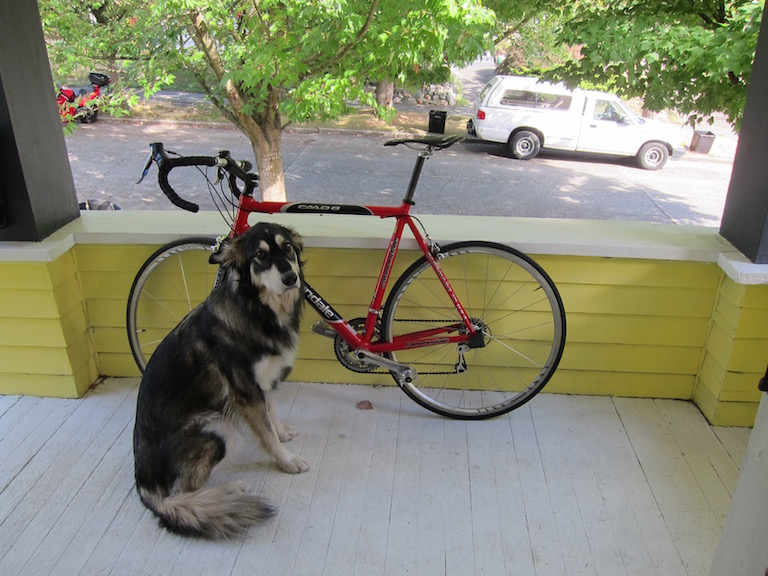
#> input picture data/dog.jpg, 768 x 576 px; its folder holds only this picture in this run
$ python -i findroi.py   (imports and definitions only)   (older library calls are emulated)
#> lines starting #> are read from the running program, lines starting #| are printed output that depends on the picture; after the words box and inside, x2 and y2 are one past the last pixel; in counts of white or black regions, pixels touching at a corner belong together
#-*- coding: UTF-8 -*-

'''
Author: maxiangjun
Time: 2018/11/24 10:00
Environment: Python 3.6.2 |Anaconda 4.3.30 custom (64-bit) Opencv 3.3
'''

import cv2
import numpy as np
import os

def get_image(path):
    #获取图片
    img=cv2.imread(path)
    gray=cv2.cvtColor(img,cv2.COLOR_BGR2GRAY)

    return img, gray

def Gaussian_Blur(gray):
    # 高斯去噪
    blurred = cv2.GaussianBlur(gray, (9, 9),0)

    return blurred

def Sobel_gradient(blurred):
    # 索比尔算子来计算x、y方向梯度
    gradX = cv2.Sobel(blurred, ddepth=cv2.CV_32F, dx=1, dy=0)
    gradY = cv2.Sobel(blurred, ddepth=cv2.CV_32F, dx=0, dy=1)

    gradient = cv2.subtract(gradX, gradY)
    gradient = cv2.convertScaleAbs(gradient)

    return gradX, gradY, gradient

def Thresh_and_blur(gradient):

    blurred = cv2.GaussianBlur(gradient, (9, 9),0)
    (_, thresh) = cv2.threshold(blurred, 90, 255, cv2.THRESH_BINARY)

    return thresh

def image_morphology(thresh):
    # 建立一个椭圆核函数
    kernel = cv2.getStructuringElement(cv2.MORPH_ELLIPSE, (25, 25))
    # 执行图像形态学, 细节直接查文档，很简单
    closed = cv2.morphologyEx(thresh, cv2.MORPH_CLOSE, kernel)
    closed = cv2.erode(closed, None, iterations=4)
    closed = cv2.dilate(closed, None, iterations=4)

    return closed

def findcnts_and_box_point(closed):
    # 这里opencv3返回的是三个参数
    (_, cnts, _) = cv2.findContours(closed.copy(),
        cv2.RETR_LIST,
        cv2.CHAIN_APPROX_SIMPLE)
    c = sorted(cnts, key=cv2.contourArea, reverse=True)[0]
    # compute the rotated bounding box of the largest contour
    rect = cv2.minAreaRect(c)
    box = np.int0(cv2.boxPoints(rect))

    return box

def drawcnts_and_cut(original_img, box):
    # 因为这个函数有极强的破坏性，所有需要在img.copy()上画
    # draw a bounding box arounded the detected barcode and display the image
    draw_img = cv2.drawContours(original_img.copy(), [box], -1, (0, 0, 255), 3)

    Xs = [i[0] for i in box]
    Ys = [i[1] for i in box]
    x1 = min(Xs)
    x2 = max(Xs)
    y1 = min(Ys)
    y2 = max(Ys)
    hight = y2 - y1
    width = x2 - x1
    crop_img = original_img[y1:y1+hight, x1:x1+width]

    return draw_img, crop_img

def walk(img_path):
    original_img, gray = get_image(img_path)
#> in get_image, img is the input picture: shape (576, 768, 3); mean B, G, R 114.1, 135.7, 134.4
#> in get_image, `gray=cv2.cvtColor(img,cv2.COLOR_BGR2GRAY)`:
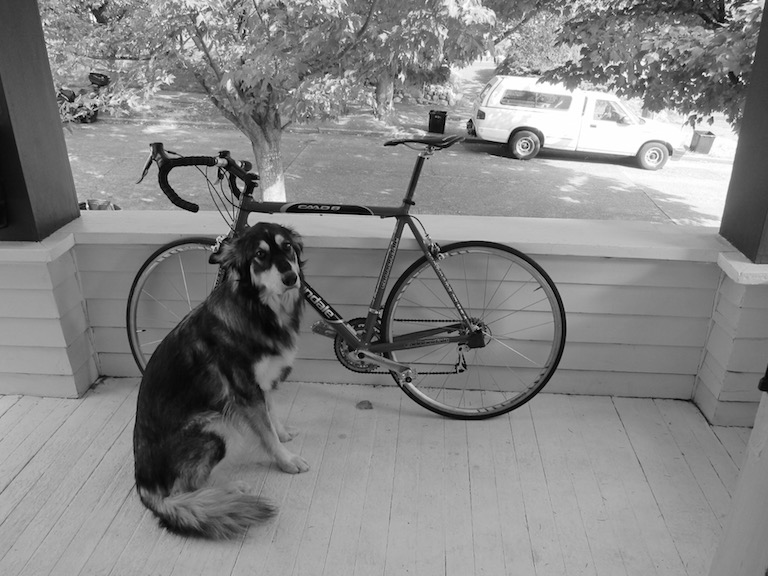
#> gray: shape (576, 768); min 0, max 255, mean 132.8
    blurred = Gaussian_Blur(gray)
    gradX, gradY, gradient = Sobel_gradient(blurred)
#> in Sobel_gradient, `gradX = cv2.Sobel(blurred, ddepth=cv2.CV_32F, dx=1, dy=0)`:
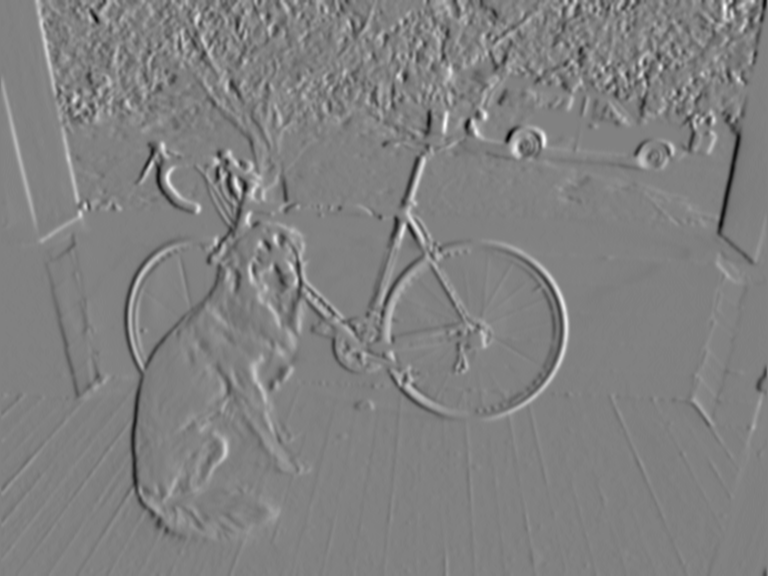
#> gradX: shape (576, 768) float32; min -284, max 277, mean -0.2; drawn with min black and max white
#> in Sobel_gradient, `gradY = cv2.Sobel(blurred, ddepth=cv2.CV_32F, dx=0, dy=1)`:
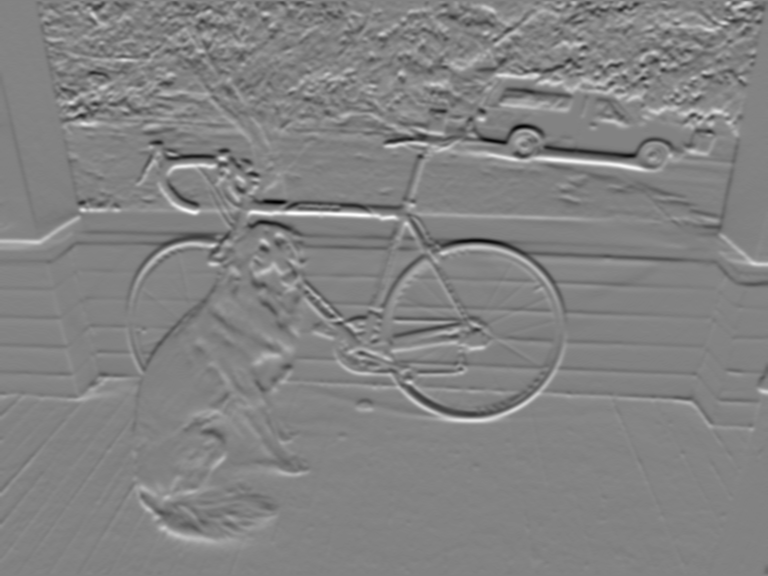
#> gradY: shape (576, 768) float32; min -310, max 295, mean 0.4; drawn with min black and max white
    thresh = Thresh_and_blur(gradient)
#> in Thresh_and_blur, `blurred = cv2.GaussianBlur(gradient, (9, 9),0)`:
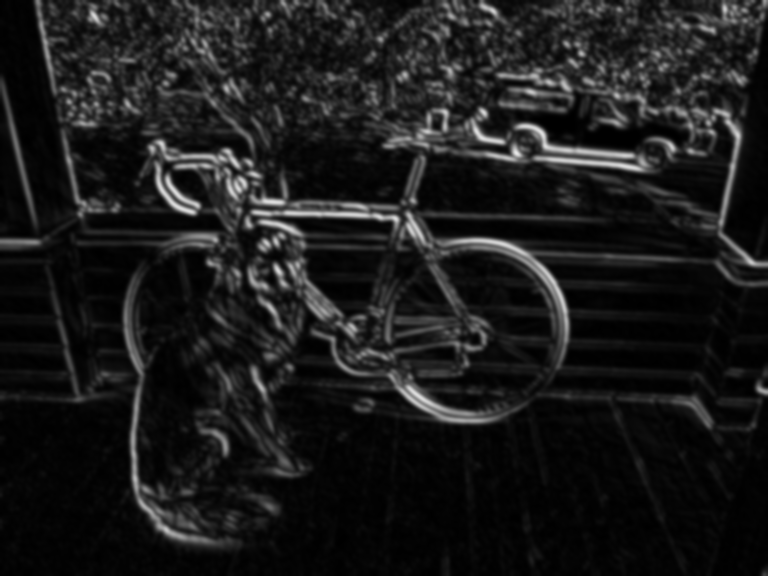
#> blurred: shape (576, 768); min 0, max 231, mean 26.7
#> in Thresh_and_blur, `(_, thresh) = cv2.threshold(blurred, 90, 255, cv2.THRESH_BINARY)`:
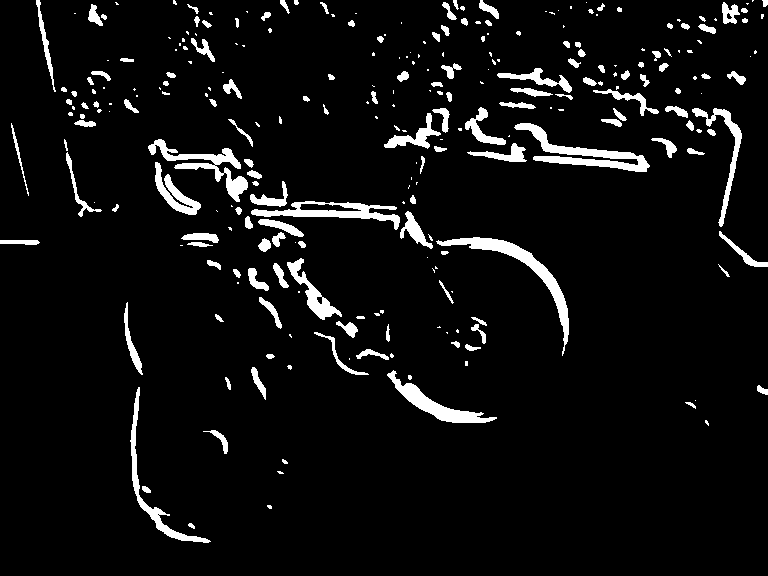
#> thresh: shape (576, 768); 6% white; 274 white regions (128 under 20 px), largest, box (x1, y1, x2, y2) and area: (514, 123, 650, 172) 1877, (436, 237, 569, 356) 1837, (148, 139, 248, 202) 1519
    closed = image_morphology(thresh)
#> in image_morphology, `closed = cv2.morphologyEx(thresh, cv2.MORPH_CLOSE, kernel)`: closed: shape (576, 768); 13.3% white; 48 white regions (16 under 20 px), largest, box (x1, y1, x2, y2) and area: (148, 0, 768, 423) 46619, (36, 0, 139, 127) 2673, (159, 0, 216, 95) 1727
#> in image_morphology, `closed = cv2.erode(closed, None, iterations=4)`: closed: shape (576, 768); 5.9% white; 29 white regions (7 under 20 px), largest, box (x1, y1, x2, y2) and area: (155, 131, 447, 371) 9943, (466, 46, 667, 168) 6568, (394, 35, 453, 157) 2080
#> in image_morphology, `closed = cv2.dilate(closed, None, iterations=4)`:
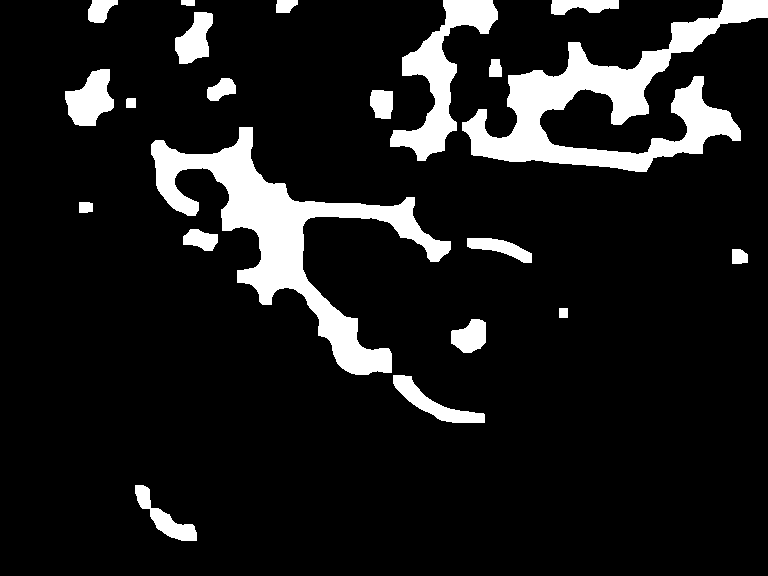
#> closed: shape (576, 768); 11.2% white; 21 white regions
    box = findcnts_and_box_point(closed)
#> in findcnts_and_box_point, `(_, cnts, _) = cv2.findContours(closed.copy(), cv2.RETR_LIST, cv2.CHAI..`: cnts = 21 contours; largest, box (x1, y1, x2, y2) and area: (151, 127, 451, 375) 15984, (462, 0, 768, 172) 15736, (390, 0, 498, 161) 5206, (65, 69, 114, 126) 1703, (393, 375, 485, 423) 1295
#> in findcnts_and_box_point, `c = sorted(cnts, key=cv2.contourArea, reverse=True)[0]`: c = contour of 467 points, box (x1, y1, x2, y2) (151, 127, 451, 375), area 15984
#> in findcnts_and_box_point, `rect = cv2.minAreaRect(c)`: rect = ((281.3, 236.5), (185.9, 315), -64.37)
#> in findcnts_and_box_point, `box = np.int0(cv2.boxPoints(rect))`: box = [[383, 388], [99, 252], [179, 84], [463, 220]]
#> box = [[383, 388], [99, 252], [179, 84], [463, 220]]
    draw_img, crop_img = drawcnts_and_cut(original_img,box)
#> in drawcnts_and_cut, `Xs = [i[0] for i in box]`: Xs = [383, 99, 179, 463]
#> in drawcnts_and_cut, `Ys = [i[1] for i in box]`: Ys = [388, 252, 84, 220]
#> in drawcnts_and_cut, `x1 = min(Xs)`: x1 = 99
#> in drawcnts_and_cut, `x2 = max(Xs)`: x2 = 463
#> in drawcnts_and_cut, `y1 = min(Ys)`: y1 = 84
#> in drawcnts_and_cut, `y2 = max(Ys)`: y2 = 388
#> in drawcnts_and_cut, `hight = y2 - y1`: hight = 304
#> in drawcnts_and_cut, `width = x2 - x1`: width = 364
#> in drawcnts_and_cut, `crop_img = original_img[y1:y1+hight, x1:x1+width]`:
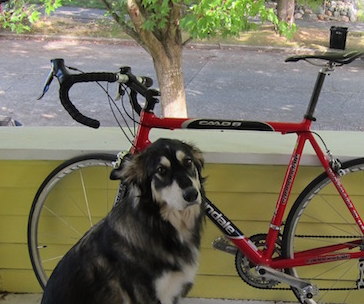
#> crop_img: shape (304, 364, 3); mean B, G, R 93, 112.2, 118
    return crop_img

# [10 lines not run here, left out]

>>> result = walk('../data/dog.jpg')

$ run again, on data/eagle.jpg
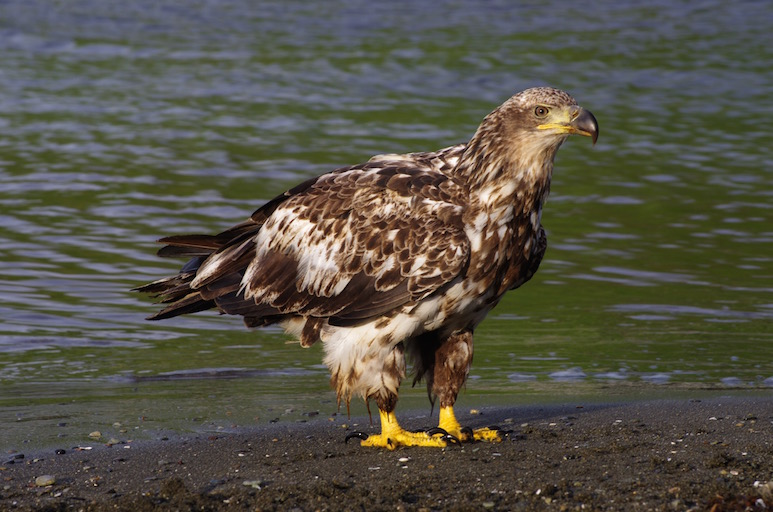
#> input picture data/eagle.jpg, 773 x 512 px
#> in get_image, img is the input picture: shape (512, 773, 3); mean B, G, R 70.8, 82, 85.2
#> in Thresh_and_blur, `(_, thresh) = cv2.threshold(blurred, 90, 255, cv2.THRESH_BINARY)`:
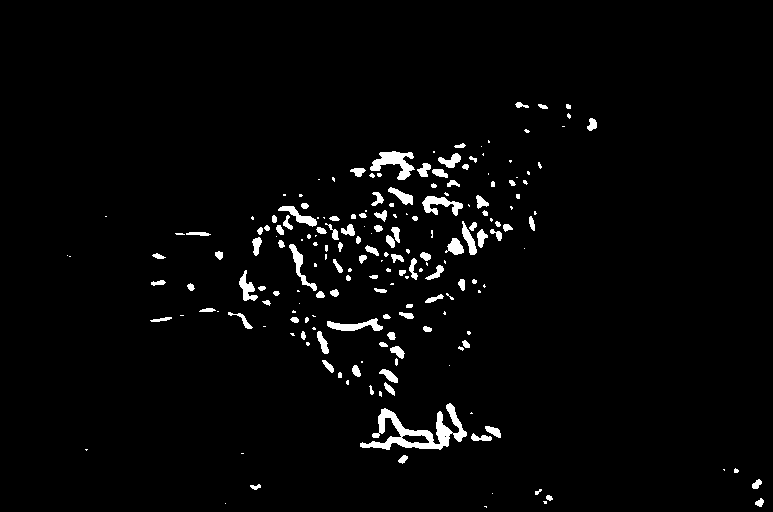
#> thresh: shape (512, 773); 2.8% white; 196 white regions (88 under 20 px), largest, box (x1, y1, x2, y2) and area: (360, 403, 467, 450) 1717, (370, 151, 415, 180) 615, (422, 196, 463, 216) 389
#> cnts = 6 contours; box (x1, y1, x2, y2) and area: (253, 145, 535, 460) 29409, (398, 211, 463, 254) 1625, (240, 278, 280, 304) 622, (502, 169, 528, 188) 363, (757, 502, 773, 512) 129, (587, 120, 596, 129) 64
#> c = contour of 677 points, box (x1, y1, x2, y2) (253, 145, 535, 460), area 29409
#> rect = ((425.2, 300.7), (271.1, 308.3), -24.15)
#> in findcnts_and_box_point, `box = np.int0(cv2.boxPoints(rect))`: box = [[364, 496], [238, 215], [485, 104], [611, 385]]
#> Xs = [364, 238, 485, 611]
#> Ys = [496, 215, 104, 385]
#> x1 = 238
#> x2 = 611
#> y1 = 104
#> y2 = 496
#> hight = 392
#> width = 373
#> in drawcnts_and_cut, `crop_img = original_img[y1:y1+hight, x1:x1+width]`:
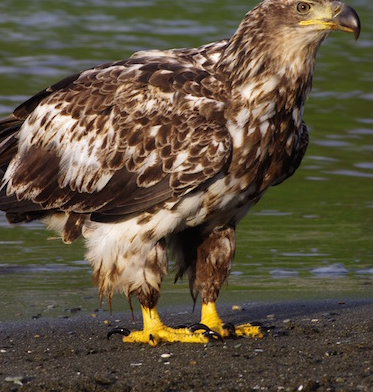
#> crop_img: shape (392, 373, 3); mean B, G, R 64.3, 83.3, 95.1

$ run again, on data/giraffe.jpg
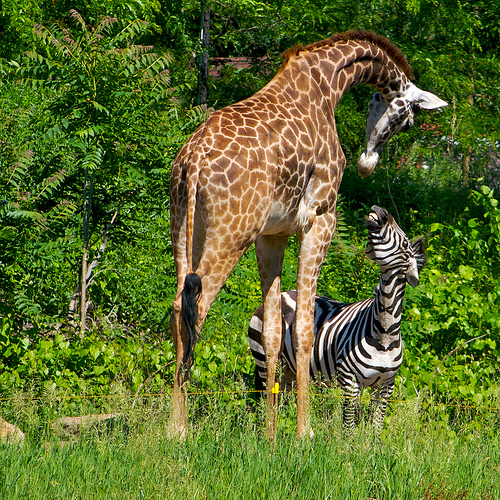
#> input picture data/giraffe.jpg, 500 x 500 px
#> in get_image, img is the input picture: shape (500, 500, 3); mean B, G, R 42.3, 107.9, 91.8
#> in Thresh_and_blur, `(_, thresh) = cv2.threshold(blurred, 90, 255, cv2.THRESH_BINARY)`:
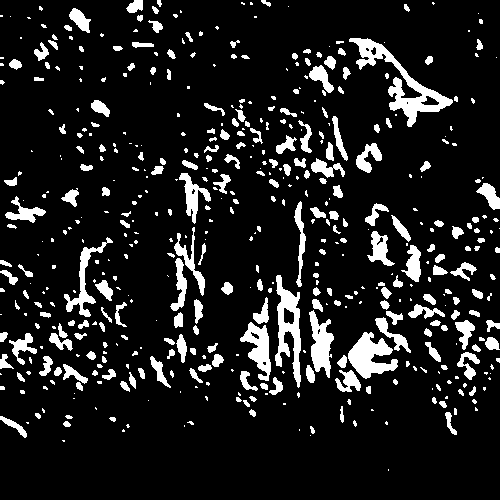
#> thresh: shape (500, 500); 11.9% white; 507 white regions (263 under 20 px), largest, box (x1, y1, x2, y2) and area: (349, 38, 453, 127) 2092, (275, 275, 301, 388) 1386, (348, 332, 398, 379) 1273
#> cnts = 11 contours; largest, box (x1, y1, x2, y2) and area: (0, 38, 500, 423) 100920, (198, 166, 301, 349) 11238, (123, 0, 196, 79) 3836, (0, 11, 93, 83) 2892, (317, 232, 384, 297) 2694
#> c = contour of 1160 points, box (x1, y1, x2, y2) (0, 38, 500, 423), area 100920
#> rect = ((249.5, 230), (384, 499), -90)
#> in findcnts_and_box_point, `box = np.int0(cv2.boxPoints(rect))`: box = [[499, 422], [0, 422], [0, 38], [499, 38]]
#> Xs = [499, 0, 0, 499]
#> Ys = [422, 422, 38, 38]
#> x1 = 0
#> x2 = 499
#> y1 = 38
#> y2 = 422
#> hight = 384
#> width = 499
#> in drawcnts_and_cut, `crop_img = original_img[y1:y1+hight, x1:x1+width]`:
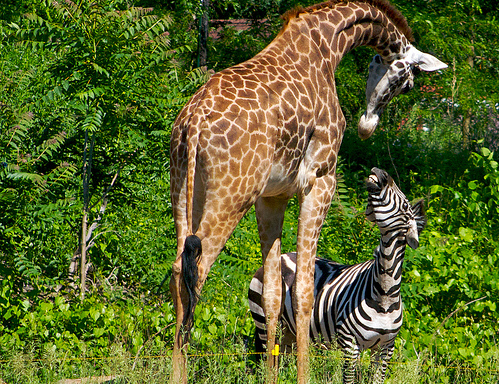
#> crop_img: shape (384, 499, 3); mean B, G, R 43.3, 103.8, 91.9

$ run again, on data/horses.jpg
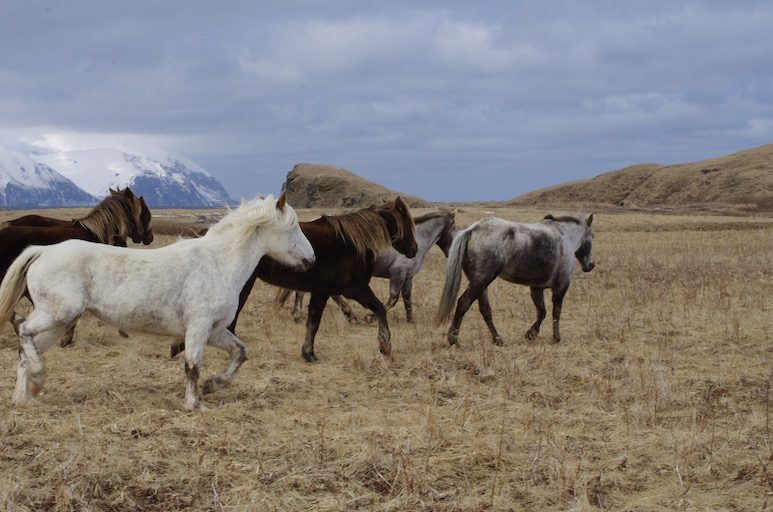
#> input picture data/horses.jpg, 773 x 512 px
#> in get_image, img is the input picture: shape (512, 773, 3); mean B, G, R 125.2, 128.2, 133.3
#> thresh: shape (512, 773); 1.8% white; 99 white regions (35 under 20 px), largest, box (x1, y1, x2, y2) and area: (29, 218, 152, 251) 996, (476, 291, 503, 341) 455, (498, 276, 540, 319) 337
#> cnts = 17 contours; largest, box (x1, y1, x2, y2) and area: (336, 275, 413, 324) 2088, (39, 216, 100, 249) 1296, (529, 288, 562, 329) 949, (262, 256, 293, 290) 750, (477, 292, 500, 343) 599
#> c = contour of 80 points, box (x1, y1, x2, y2) (336, 275, 413, 324), area 2088
#> rect = ((374, 299), (48, 76), -90)
#> in findcnts_and_box_point, `box = np.int0(cv2.boxPoints(rect))`: box = [[412, 323], [336, 323], [336, 275], [412, 275]]
#> Xs = [412, 336, 336, 412]
#> Ys = [323, 323, 275, 275]
#> x1 = 336
#> x2 = 412
#> y1 = 275
#> y2 = 323
#> hight = 48
#> width = 76
#> in drawcnts_and_cut, `crop_img = original_img[y1:y1+hight, x1:x1+width]`:
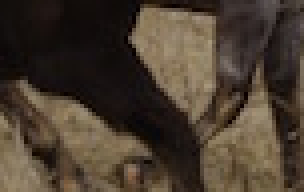
#> crop_img: shape (48, 76, 3) (shown 4 times larger); mean B, G, R 47.8, 60.7, 73.2
